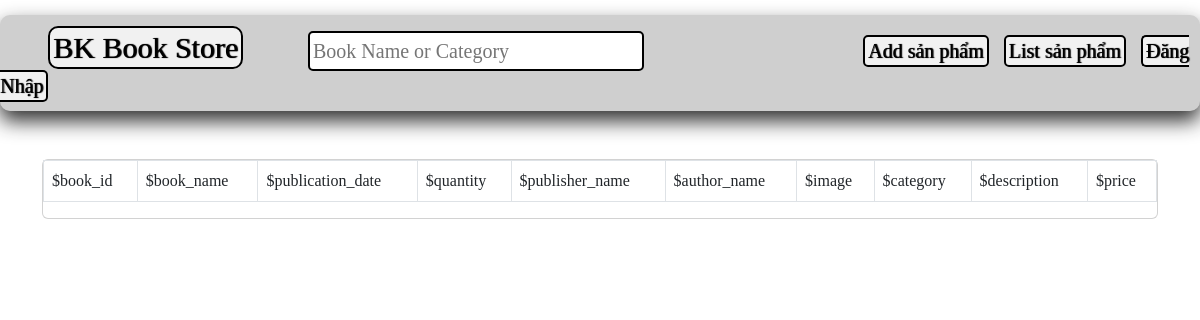
/sanpham/them.php, run on an earlier commit of the app's database.
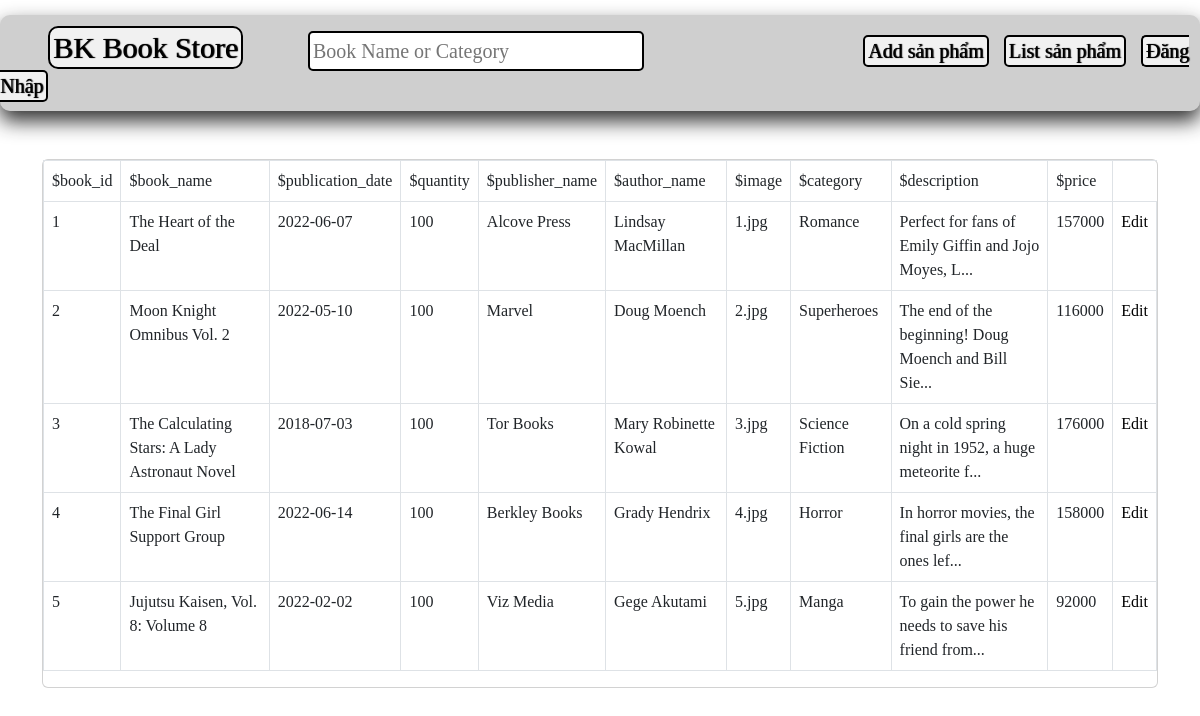
And on a later commit of the database.
### tables this page shows
CREATE TABLE Book(
book_id  int AUTO_INCREMENT, primary key(book_id) ,  
book_name varchar(255),
price int,
publication_date date,
quantity int,
publisher_name varchar(255),
author_name varchar(255),
image varchar(255),
category varchar(255),
description varchar(2000),
check (quantity>0)  
);

### sanpham/them.php (the view, shortened to what this page needs)
<?php
global $conn;
$query = " select * from Book ";
$result = mysqli_query($conn,$query);
?>
<!DOCTYPE html>
<html lang="en">
<head>
    <link href="https://cdn.jsdelivr.net/npm/bootstrap@5.2.0-beta1/dist/css/bootstrap.min.css" rel="stylesheet">
    <link rel="stylesheet" href="../css/home_index.css">
</head>
</head>
<body >
<?php
$user= (isset($_SESSION['admin'])) ? $_SESSION['admin']: [];
?>
<div class="menu cha" id="menu" style="margin-top:15px;height:unset " >
    <div class="page_name box_shadow"><a href="index.php">BK Book Store</a></div>
    <form action=".#" id="search">
        <input type="search" name="s" id="search_text" placeholder="Book Name or Category" style="height:unset">
    </form>
    <div class="chuc_nang box_shadow"><a href="index.php">Add sản phẩm</a></div>
    <div class="chuc_nang box_shadow"><a href="../page1.php">List sản phẩm</a></div>
    <?php
    if(isset($user['account'])){
        ?>
        <div class="chuc_nang box_shadow"><a href="logout.php">Đăng Xuất</a></div>
    <?php } else {?>
        <div class="chuc_nang box_shadow"><a href="login.php">Đăng Nhập</a></div>
    <?php }?>
</div>
<div class="container">
    <div class="row">
        <div class="col m-auto">
            <div class="card mt-5">
                <table class="table table-bordered">
                    <tr>
                        <td> $book_id</td>
                        <td> $book_name </td>
                        <td> $publication_date </td>
                        <td> $quantity  </td>
                        <td> $publisher_name </td>
                        <td> $author_name </td>
                        <td> $image </td>
                        <td> $category </td>
                        <td> $description </td>
                        <td> $price</td>
                    </tr>
                    <?php
                    while($row=mysqli_fetch_array($result))
                    {
                        $book_id = $row['book_id'];
                        $book_name = $row['book_name'];
                        $price = $row['price'];
                        $publication_date = $row['publication_date'];
                        $quantity = $row['quantity'];
                        $publisher_name = $row['publisher_name'];
                        $author_name = $row['author_name'];
                        $image = $row['image'];
                        $category = $row['category'];
                        $description = $row['description'];
                        ?>
                        <tr>
                            <td><?php echo $book_id ?></td>
                            <td><?php echo $book_name ?></td>
                            <td><?php echo $publication_date?></td>
                            <td><?php echo $quantity ?></td>
                            <td><?php echo $publisher_name ?></td>
                            <td><?php echo $author_name ?></td>
                            <td><?php echo $image ?></td>
                            <td><?php echo $category ?></td>
                            <td><?php echo substr($description,0,50)."..." ?></td>
                            <td><?php echo $price ?></td>
                            <td><a href="edit.php?GetID=<?php echo $book_id ?>">Edit</a></td>
                        </tr>
                        <?php
                    }
                    ?>
                </table>
            </div>
        </div>
    </div>
</div>
</body>
</html>

### css/home_index.css (style rules this page uses)
* { padding: 0; margin: 0; font-family: 'Times New Roman', Times, serif; }
a { text-decoration: none; color: rgb(0, 0, 0); }
body { background-image: url("../Home/image/BG_home.jpg"); background-size: auto; }
#menu { width: 100%; height: 100%; background-color: #18181835; font-family: 'Times New Roman', Times, serif; font-size: 20px; padding-top: 10px; padding-bottom: 10px; border-radius: 10px; box-shadow: 0px 10px 20px rgba(26, 26, 26, 0.897) ; }
.page_name { display: inline; margin-left: 4%; font-size: 30px; padding: 3px; border-radius: 10px; background-color: rgba(255, 255, 255, 0.719); border: 2px solid black; text-shadow: 1px 0px 1px black; }
form#search { display: inline-block; max-width: 100%; font-size: 100%; width: 40%; margin: auto 5%; }
#search_text { border: 2px solid; height: 50%; width: 70%; border-radius: 5px; padding: 3px; }
div.chuc_nang { background-color: rgba(255, 255, 255, 0.719); padding: 3px; border-radius: 5px; border: 2px solid black; display:inline; margin-left: 10px; text-shadow: 1px 0px 1px black; }

What changed in the data, as far as the page shows it:
added book: book_id "1", book_name "The Heart of the Deal", publication_date "2022-06-07", quantity "100", publisher_name "Alcove Press", author_name "Lindsay MacMillan", image "1.jpg", category "Romance", description "Perfect for fans of Emily Giffin and Jojo Moyes, L", price "157000"
added book: book_id "2", book_name "Moon Knight Omnibus Vol. 2", publication_date "2022-05-10", quantity "100", publisher_name "Marvel", author_name "Doug Moench", image "2.jpg", category "Superheroes", description "The end of the beginning! Doug Moench and Bill Sie", price "116000"
added book: book_id "3", book_name "The Calculating Stars: A Lady Astronaut Novel", publication_date "2018-07-03", quantity "100", publisher_name "Tor Books", author_name "Mary Robinette Kowal", image "3.jpg", category "Science Fiction", description "On a cold spring night in 1952, a huge meteorite f", price "176000"
added book: book_id "4", book_name "The Final Girl Support Group", publication_date "2022-06-14", quantity "100", publisher_name "Berkley Books", author_name "Grady Hendrix", image "4.jpg", category "Horror", description "In horror movies, the final girls are the ones lef", price "158000"
added book: book_id "5", book_name "Jujutsu Kaisen, Vol. 8: Volume 8", publication_date "2022-02-02", quantity "100", publisher_name "Viz Media", author_name "Gege Akutami", image "5.jpg", category "Manga", description "To gain the power he needs to save his friend from", price "92000"
